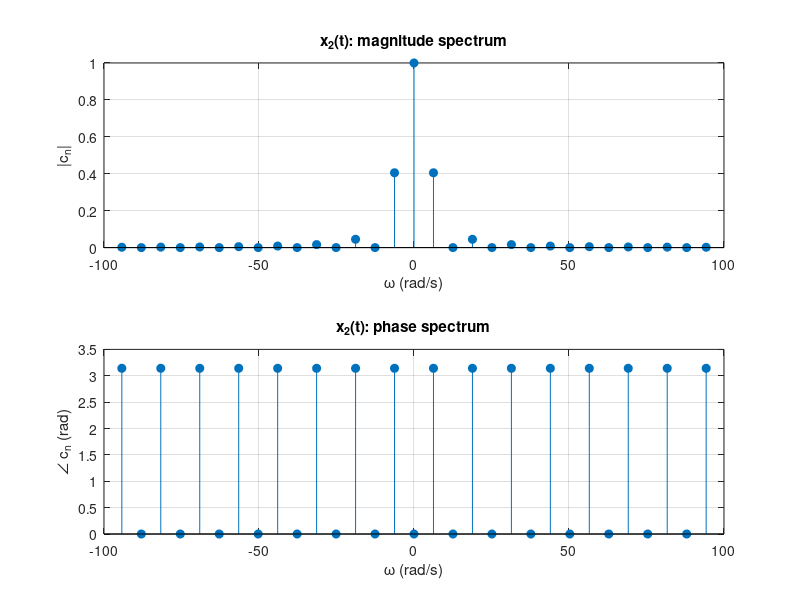
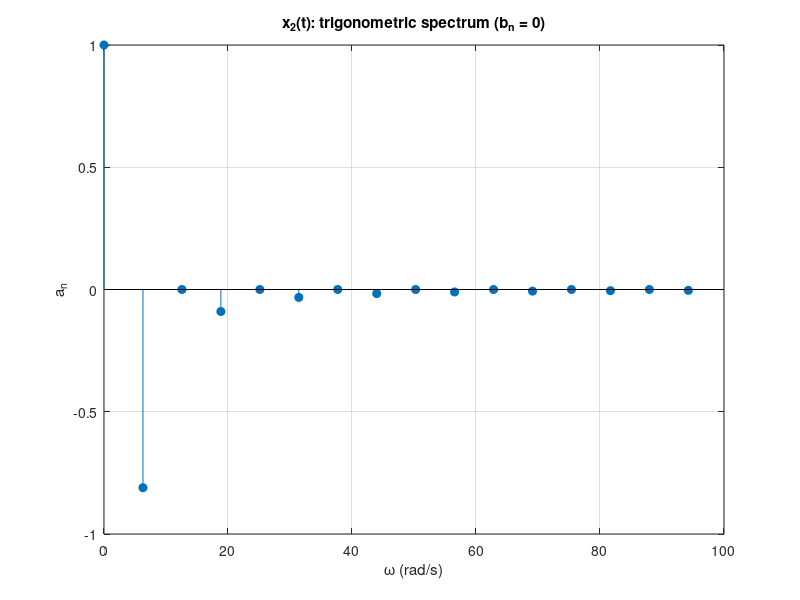

Here is the MATLAB script that generated these plots, in order:
% ---------- q2_spectra.m ----------
clear; close all; clc;
w0 = 2*pi; N = 15; n = -N:N;
odd = mod(abs(n),2) == 1;
cn = zeros(size(n));
cn(odd)  = -4./(pi^2*n(odd).^2);
cn(n==0) = 1;

figure(1);
subplot(2,1,1); stem(n*w0, abs(cn), 'filled'); grid on;
xlabel('\omega (rad/s)'); ylabel('|c_n|'); title('x_2(t): magnitude spectrum');
subplot(2,1,2); stem(n*w0, angle(cn).*(abs(cn)>0), 'filled'); grid on;
xlabel('\omega (rad/s)'); ylabel('\angle c_n (rad)'); title('x_2(t): phase spectrum');
print -dpng q2_exp_spectra.png

nn = 0:N; an = zeros(size(nn));
an(1) = 1;                                   % a0
k = nn(2:end); an(2:end) = -8./(pi^2*k.^2).*(mod(k,2)==1);
figure(2); stem(nn*w0, an, 'filled'); grid on;
xlabel('\omega (rad/s)'); ylabel('a_n');
title('x_2(t): trigonometric spectrum (b_n = 0)');
print -dpng q2_trig_spectra.png
